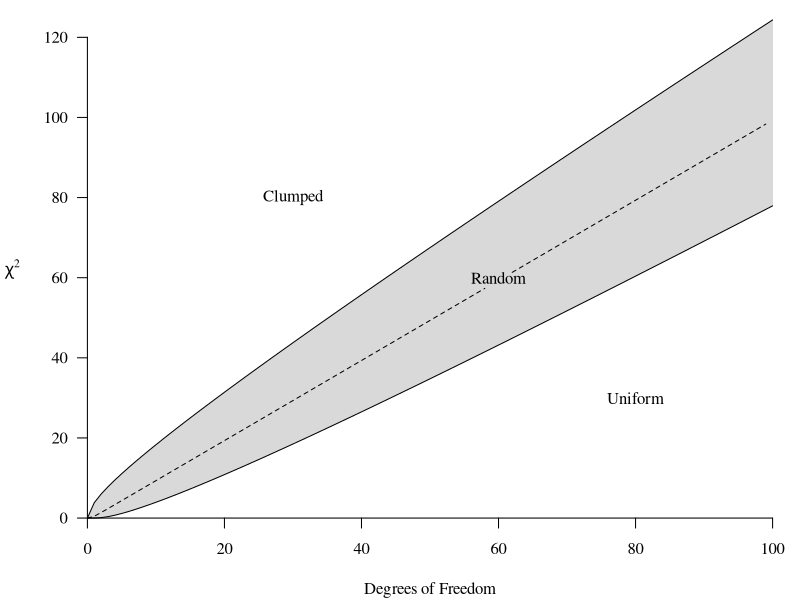

Recreate this plot in R.
#setwd('~/teach/163/063/')

lower <- qchisq(0.05,0:100)
upper <- qchisq(0.95,0:100)
midline <- qchisq(0.5,0:100)
df <- (0:100)

op <- par(family='serif', mar=c(3.1,3,0,0))
plot(df, upper, type='n', axes=F, xlab='',ylab="")
polygon(c(0,df,rev(df)), c(0,upper,rev(lower)), col='grey85',border=NA)
axis(1,pos=0)
axis(2,pos=0, las=1)
lines(df, upper)
lines(df, lower)
lines(df[0:59],midline[0:59], lty=2)
lines(df[63:100],midline[63:100], lty=2)

mtext(bquote(chi^2), side=2, line=2, las=2)
mtext('Degrees of Freedom', side=1, line=2)
text(30, 80, 'Clumped')
text(80, 30, 'Uniform')
text(60,60, 'Random')
par(op)

